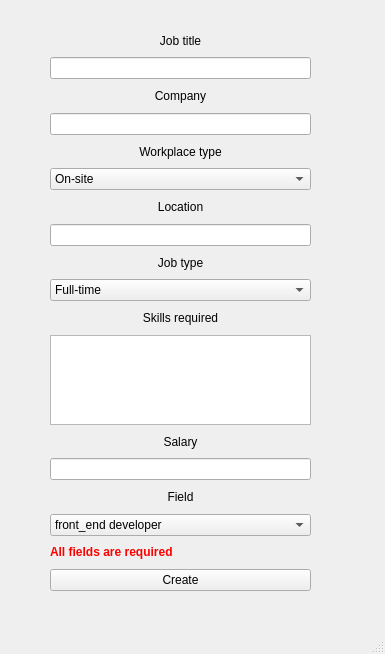
<?xml version="1.0" encoding="UTF-8"?>
<ui version="4.0">
 <class>NewJob</class>
 <widget class="QMainWindow" name="NewJob">
  <property name="geometry">
   <rect>
    <x>0</x>
    <y>0</y>
    <width>385</width>
    <height>654</height>
   </rect>
  </property>
  <property name="windowTitle">
   <string>MainWindow</string>
  </property>
  <widget class="QWidget" name="centralwidget">
   <widget class="QWidget" name="verticalLayoutWidget">
    <property name="geometry">
     <rect>
      <x>50</x>
      <y>30</y>
      <width>261</width>
      <height>561</height>
     </rect>
    </property>
    <layout class="QVBoxLayout" name="verticalLayout">
     <item>
      <widget class="QLabel" name="label">
       <property name="text">
        <string>Job title</string>
       </property>
       <property name="alignment">
        <set>Qt::AlignCenter</set>
       </property>
      </widget>
     </item>
     <item>
      <widget class="QLineEdit" name="lineEdit_Name"/>
     </item>
     <item>
      <widget class="QLabel" name="label_2">
       <property name="text">
        <string>Company</string>
       </property>
       <property name="alignment">
        <set>Qt::AlignCenter</set>
       </property>
      </widget>
     </item>
     <item>
      <widget class="QLineEdit" name="lineEdit_Company"/>
     </item>
     <item>
      <widget class="QLabel" name="label_3">
       <property name="text">
        <string>Workplace type</string>
       </property>
       <property name="alignment">
        <set>Qt::AlignCenter</set>
       </property>
      </widget>
     </item>
     <item>
      <widget class="QComboBox" name="comboBox_workplace">
       <item>
        <property name="text">
         <string>On-site</string>
        </property>
       </item>
       <item>
        <property name="text">
         <string>Hybrid</string>
        </property>
       </item>
       <item>
        <property name="text">
         <string>Remote</string>
        </property>
       </item>
      </widget>
     </item>
     <item>
      <widget class="QLabel" name="label_4">
       <property name="text">
        <string>Location</string>
       </property>
       <property name="alignment">
        <set>Qt::AlignCenter</set>
       </property>
      </widget>
     </item>
     <item>
      <widget class="QLineEdit" name="lineEdit_Location"/>
     </item>
     <item>
      <widget class="QLabel" name="label_5">
       <property name="text">
        <string>Job type</string>
       </property>
       <property name="alignment">
        <set>Qt::AlignCenter</set>
       </property>
      </widget>
     </item>
     <item>
      <widget class="QComboBox" name="comboBox_Time">
       <item>
        <property name="text">
         <string>Full-time</string>
        </property>
       </item>
       <item>
        <property name="text">
         <string>Part-time</string>
        </property>
       </item>
       <item>
        <property name="text">
         <string>Contract</string>
        </property>
       </item>
       <item>
        <property name="text">
         <string>Temporary</string>
        </property>
       </item>
       <item>
        <property name="text">
         <string>Other</string>
        </property>
       </item>
       <item>
        <property name="text">
         <string>Volunteer</string>
        </property>
       </item>
       <item>
        <property name="text">
         <string>Internship</string>
        </property>
       </item>
      </widget>
     </item>
     <item>
      <widget class="QLabel" name="label_6">
       <property name="text">
        <string>Skills required</string>
       </property>
       <property name="alignment">
        <set>Qt::AlignCenter</set>
       </property>
      </widget>
     </item>
     <item>
      <widget class="QTextEdit" name="textEdit_Skills">
       <property name="maximumSize">
        <size>
         <width>16777215</width>
         <height>90</height>
        </size>
       </property>
      </widget>
     </item>
     <item>
      <widget class="QLabel" name="label_7">
       <property name="text">
        <string>Salary</string>
       </property>
       <property name="alignment">
        <set>Qt::AlignCenter</set>
       </property>
      </widget>
     </item>
     <item>
      <widget class="QLineEdit" name="lineEdit_Salary"/>
     </item>
     <item>
      <widget class="QLabel" name="label_8">
       <property name="text">
        <string>Field</string>
       </property>
       <property name="alignment">
        <set>Qt::AlignCenter</set>
       </property>
      </widget>
     </item>
     <item>
      <widget class="QComboBox" name="comboBox_Field">
       <item>
        <property name="text">
         <string>front_end developer</string>
        </property>
       </item>
       <item>
        <property name="text">
         <string>back_end developer</string>
        </property>
       </item>
       <item>
        <property name="text">
         <string>teacher</string>
        </property>
       </item>
       <item>
        <property name="text">
         <string>researcher</string>
        </property>
       </item>
       <item>
        <property name="text">
         <string>architect</string>
        </property>
       </item>
       <item>
        <property name="text">
         <string>nurs</string>
        </property>
       </item>
       <item>
        <property name="text">
         <string>doctor</string>
        </property>
       </item>
       <item>
        <property name="text">
         <string>dentist</string>
        </property>
       </item>
       <item>
        <property name="text">
         <string>painter</string>
        </property>
       </item>
      </widget>
     </item>
     <item>
      <widget class="QLabel" name="label_allReq">
       <property name="text">
        <string>&lt;html&gt;&lt;head/&gt;&lt;body&gt;&lt;p&gt;&lt;span style=&quot; font-weight:700; color:#ff0000;&quot;&gt;All fields are required&lt;/span&gt;&lt;/p&gt;&lt;/body&gt;&lt;/html&gt;</string>
       </property>
      </widget>
     </item>
     <item>
      <widget class="QPushButton" name="pushButton_Create">
       <property name="text">
        <string>Create</string>
       </property>
      </widget>
     </item>
    </layout>
   </widget>
  </widget>
  <widget class="QMenuBar" name="menubar">
   <property name="geometry">
    <rect>
     <x>0</x>
     <y>0</y>
     <width>385</width>
     <height>24</height>
    </rect>
   </property>
  </widget>
  <widget class="QStatusBar" name="statusbar"/>
 </widget>
 <resources/>
 <connections/>
</ui>
